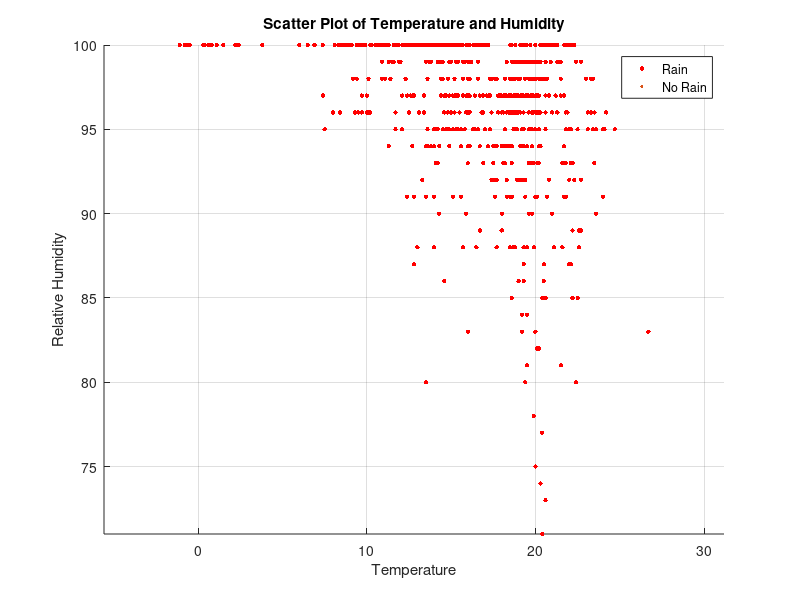

Reproduce this figure in MATLAB.
% 读取数据
data = importdata('totalnumdata.txt', ' ', 0);
labels = importdata('totallabel.txt', ' ', 0);

% 提取温度和相对湿度以及降雨标签的数据
temperature = data(:, 2);  % 第二列是温度
humidity = data(:, 3);  % 第三列是相对湿度
rain_labels = labels(:);  % 降雨标签

% 绘制散点图
figure;

% 绘制下雨的点，红色，半径为10
scatter(temperature(rain_labels == 1), humidity(rain_labels == 1), 10, 'r', 'filled');
hold on;

% 绘制没有下雨的点，蓝色，半径为5
scatter(temperature(rain_labels == 0), humidity(rain_labels == 0), 5, 'b', 'filled');

% 设置图的标题和轴标签
title('Scatter Plot of Temperature and Humidity');
xlabel('Temperature');
ylabel('Relative Humidity');

% 显示图例
legend('Rain', 'No Rain');

% 保持坐标轴比例一致
axis equal;

% 显示网格
grid on;

% 显示图形
hold off;

%相對濕度>=90為分界